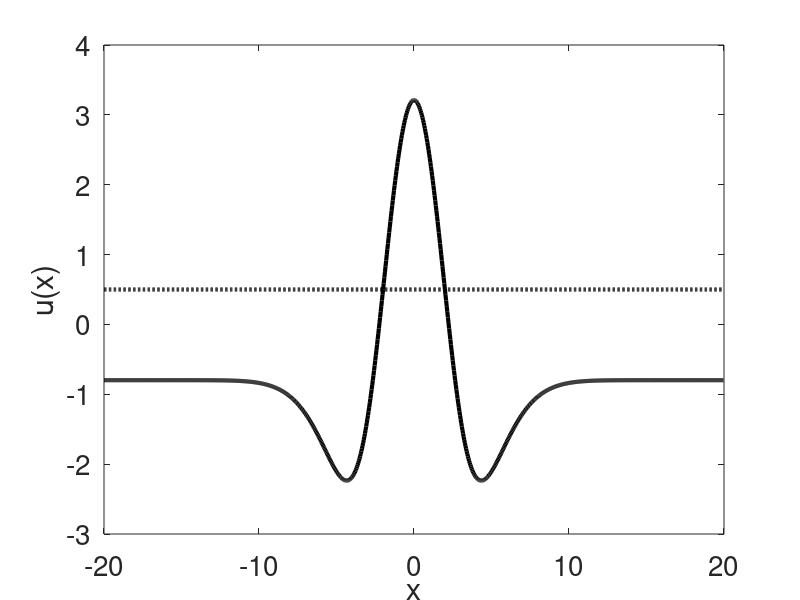

MATLAB code to generate this figure:
% This code plots an equilibrium solution $U(x)= \lim\limits_{t\to \infty}
% (u(x,t))$ of the Amari equation.
%
% For details see Amari, S. I. (1977). Dynamics of pattern formation in
% lateral-inhibition type neural fields. Biological cybernetics,
% 27(2), 77-87.
%
% (c) Weronika Wojtak, Feb 2023

%% cleaning
clear; clc;

%% functions
kernel = @(x,A_ex,s_ex,A_in,s_in,g_i) A_ex* exp(-0.5 * (x).^2 / s_ex^2) - A_in * exp(-0.5 * (x).^2 / s_in^2) - g_i;
amari_stab = @(delta,kernel,p,theta) integral(@(x)kernel(x,p(1),p(2),p(3),p(4),p(5)),0,delta) - theta;

%% parameters
p(1) = 3;      % A_ex
p(2) = 1.5;    % s_ex
p(3) = 1.4;    % A_inh
p(4) = 3;      % s_inh
p(5) = 0.2;    % g_i

theta  = 0.5;  % theta

%% find the bump width delta by solving for theta = W(delta)
delta_guess = 4;
problem = @(delta) amari_stab(delta,kernel,p,theta);
delta = fzero(problem,delta_guess);

%% spatial discretization
L = 20; N = 2^10; dx = 2*L/N; x = (-L+(0:N-1)*dx);

%% calculate U(x)
U = zeros(N,1);
for i = 1:length(x)
    U(i) = integral(@(x)kernel(x,p(1),p(2),p(3),p(4),p(5)),0, x(i)+delta/2) - integral(@(x)kernel(x,p(1),p(2),p(3),p(4),p(5)),0, x(i)-delta/2);
end

%% plot results
figure
plot(x,U,'k','linewidth',3), hold on
plot(x,theta*ones(1,N),':k','linewidth',3),
xlabel('x'); ylabel('u(x)');
set(gca,  'XLim', [-L L]), set(gca,  'FontSize', 20), hold off

%% compare delta from theory with bump width
fprintf(['Delta from theory: ', num2str(delta)])
fprintf(['\nBump width: ', num2str(sum(U>theta)*dx), '\n'])

